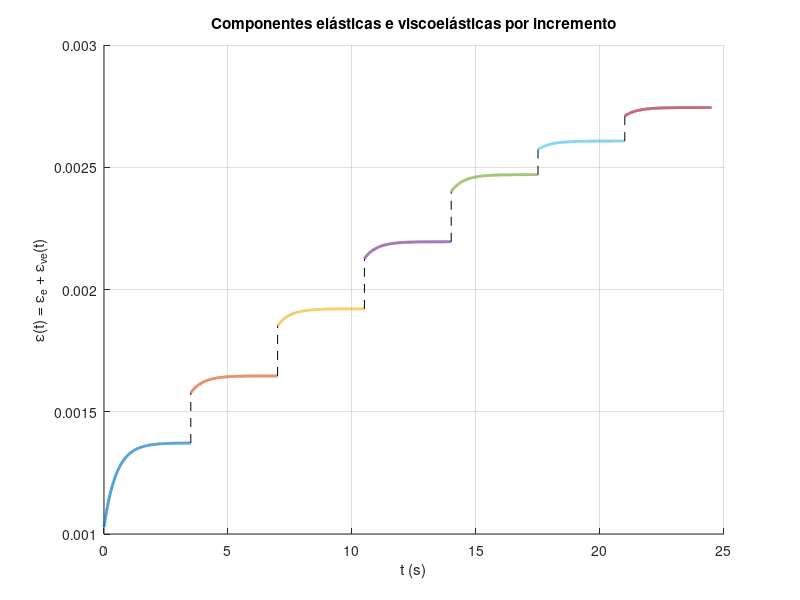

MATLAB code for this plot:
format long g
            % barra 1-2                  barra 1-3               barra 1-4
sigma11 = 0.137240584357110E+01; % 0.234344771402235E+01   0.306673404551072E+01  1 increment
sigma12 = 0.164688701220689E+01; % 0.281213725669289E+01   0.368008085443761E+01  2 increment
sigma13 = 0.192136818102344E+01; % 0.328082679967211E+01   0.429342766376844E+01        ... 
sigma14 = 0.219584934973766E+01; % 0.374951634247658E+01   0.490677447287058E+01        ...
sigma15 = 0.247033051845188E+01; % 0.421820588528105E+01   0.552012128197272E+01        ... 
sigma16 = 0.260757110280899E+01; % 0.445255065668328E+01   0.582679468652380E+01        ...
sigma17 = 0.274481168715415E+01; % 0.468689542806510E+01   0.613346809102144E+01  last increment
%sigma = [sigma11, sigma12,sigma 13, sigma 14, sigma 15, sigma 16, sigma17);
E = 2000; 
E0 = 2000;
E1 = 2000; 
eta = 2e-3; 
creps=E1/(E0+E1);
T = 3.5;

% solução analítica
eps_ve_fun1 = @(t) sigma11/E0 * (1 - creps * exp(-eta * E0 * creps * t));
eps_ve_fun2 = @(t) (sigma12-sigma11)/E0 * (1 - creps * exp(-eta * E0 * creps * t));
eps_ve_fun3 = @(t) (sigma13-sigma12)/E0 * (1 - creps * exp(-eta * E0 * creps * t));
eps_ve_fun4 = @(t) (sigma14-sigma13)/E0 * (1 - creps * exp(-eta * E0 * creps * t));
eps_ve_fun5 = @(t) (sigma15-sigma14)/E0 * (1 - creps * exp(-eta * E0 * creps * t));
eps_ve_fun6 = @(t) (sigma16-sigma15)/E0 * (1 - creps * exp(-eta * E0 * creps * t));
eps_ve_fun7 = @(t) (sigma17-sigma16)/E0 * (1 - creps * exp(-eta * E0 * creps * t));

% solução derivada da analítica
deps_ve_fun1 = @(t) sigma11 * eta * creps^2 .* exp(-eta * E0 * creps * t);
deps_ve_fun2 = @(t) (sigma12-sigma11) * eta * creps^2 .* exp(-eta * E0 * creps * t);
deps_ve_fun3 = @(t) (sigma13-sigma12) * eta * creps^2 .* exp(-eta * E0 * creps * t);
deps_ve_fun4 = @(t) (sigma14-sigma13) * eta * creps^2 .* exp(-eta * E0 * creps * t);
deps_ve_fun5 = @(t) (sigma15-sigma14) * eta * creps^2 .* exp(-eta * E0 * creps * t);
deps_ve_fun6 = @(t) (sigma16-sigma15) * eta * creps^2 .* exp(-eta * E0 * creps * t);
deps_ve_fun7 = @(t) (sigma17-sigma16) * eta * creps^2 .* exp(-eta * E0 * creps * t);

% componente elástica instantânea
eps_e11 = sigma11 / E;
eps_e12 = (sigma12-sigma11) / E;
eps_e13 = (sigma13-sigma12) / E;
eps_e14 = (sigma14-sigma13) / E;
eps_e15 = (sigma15-sigma14) / E;
eps_e16 = (sigma16-sigma15) / E;
eps_e17 = (sigma17-sigma16) / E;
eps = sigma12 / E;



% componente viscoelástica instantânea e apos ensaio
x11 = eps_ve_fun1(0);
x12 = eps_ve_fun1(T);

x21 = eps_ve_fun2(0) + x12;
x22 = eps_ve_fun2(T) + x12;

x31 = eps_ve_fun3(0) + x22; 
x32 = eps_ve_fun3(T) + x22;

x41 = eps_ve_fun4(0) + x32;
x42 = eps_ve_fun4(T) + x32;

x51 = eps_ve_fun5(0) + x42;
x52 = eps_ve_fun5(T) + x42;

x61 = eps_ve_fun6(0) + x52;
x62 = eps_ve_fun6(T) + x52;

x71 = eps_ve_fun7(0) + x62;
x72 = eps_ve_fun7(T) + x62;


I1 = integral(deps_ve_fun1, 0, T) ;
I2 = integral(deps_ve_fun2, 0, T) ;
I3 = integral(deps_ve_fun3, 0, T) ;
I4 = integral(deps_ve_fun4, 0, T) ;
I5 = integral(deps_ve_fun5, 0, T) ;
I6 = integral(deps_ve_fun6, 0, T) ;
I7 = integral(deps_ve_fun7, 0, T) ;

% Teste integral
eps11a = eps_e11 + eps_ve_fun1(0) + I1 ;
eps12a = eps_e12 + eps_ve_fun2(0) + I2 ;
eps13a = eps_e13 + eps_ve_fun3(0) + I3 ;
eps14a = eps_e14 + eps_ve_fun4(0) + I4 ;
eps15a = eps_e15 + eps_ve_fun5(0) + I5 ;
eps16a = eps_e16 + eps_ve_fun6(0) + I6 ;
eps17a = eps_e17 + eps_ve_fun7(0) + I7 ;

eps_eTotal_a = eps_e11 + eps_e12 + eps_e13 + eps_e14 + eps_e15 + eps_e16 + eps_e17;
epsTotal_a = eps11a + eps12a + eps13a + eps14a + eps15a + eps16a + eps17a;

% Teste derivada
eps11b = eps_e11 + eps_ve_fun1(T);
eps12b = eps_e12 + eps_ve_fun2(T);
eps13b = eps_e13 + eps_ve_fun3(T);
eps14b = eps_e14 + eps_ve_fun4(T);
eps15b = eps_e15 + eps_ve_fun5(T);
eps16b = eps_e16 + eps_ve_fun6(T);
eps17b = eps_e17 + eps_ve_fun7(T);

epsTotal_b = eps11b + eps12b + eps13b + eps14b + eps15b + eps16b + eps17b

eps2= x21 + eps_e11 + eps_e12


% --- Incremento 1 ---
t1 = linspace(0, T, 2000);
eps11b = @(t1) eps_e11 + eps_ve_fun1(t1);
eps11bF = eps_e11 + eps_ve_fun1(T);

% --- Incremento 2 ---
t2 = linspace(0, T, 2000);
eps12b = @(t2) eps11bF + eps_e12 + eps_ve_fun2(t2);
eps12bF = eps_e12 + eps_ve_fun2(T);

% --- Incremento 3 ---
t3 = linspace(0, T, 2000);
eps13b = @(t3) eps11bF + eps12bF + eps_e13 + eps_ve_fun3(t3);
eps13bF = eps_e13 + eps_ve_fun3(T);

% --- Incremento 4 ---
t4 = linspace(0, T, 2000);
eps14b = @(t4) eps11bF + eps12bF + eps13bF + eps_e14 + eps_ve_fun4(t4);
eps14bF = eps_e14 + eps_ve_fun4(T);

% --- Incremento 5 ---
t5 = linspace(0, T, 2000);
eps15b = @(t5) eps11bF + eps12bF + eps13bF + eps14bF + eps_e15 + eps_ve_fun5(t5);
eps15bF = eps_e15 + eps_ve_fun5(T);

% --- Incremento 6 ---
t6 = linspace(0, T, 2000);
eps16b = @(t6) eps11bF + eps12bF + eps13bF + eps14bF + eps15bF + eps_e16 + eps_ve_fun6(t6);
eps16bF = eps_e16 + eps_ve_fun6(T);

% --- Incremento 7 ---
t7 = linspace(0, T, 2000);
eps17b = @(t7) eps11bF + eps12bF + eps13bF + eps14bF + eps15bF + eps16bF + eps_e17 + eps_ve_fun7(t7);
eps17bF = eps_e17 + eps_ve_fun7(T);

% ------------------ PLOT ------------------
figure;
set(gcf, 'Color', 'w');   % <-- fundo branco da janela inteira
hold on; 
grid on;

plot(t1,            eps11b(t1), 'LineWidth', 2)
plot(t2 + T,        eps12b(t2), 'LineWidth', 2)
plot(t3 + 2*T,      eps13b(t3), 'LineWidth', 2)
plot(t4 + 3*T,      eps14b(t4), 'LineWidth', 2)
plot(t5 + 4*T,      eps15b(t5), 'LineWidth', 2)
plot(t6 + 5*T,      eps16b(t6), 'LineWidth', 2)
plot(t7 + 6*T,      eps17b(t7), 'LineWidth', 2)

% Conectar fim do incremento 1 com início do 2
plot([T, T], [eps11bF, eps12b(0)], '--k')

% Conectar fim do incremento 2 com início do 3
plot([2*T, 2*T], [eps12bF + eps11bF, eps13b(0)], '--k')

% Conectar fim do incremento 3 com início do 4
plot([3*T, 3*T], [eps13bF + eps12bF + eps11bF, eps14b(0)], '--k')

% Conectar fim do incremento 4 com início do 5
plot([4*T, 4*T], [eps14bF + eps13bF + eps12bF + eps11bF, eps15b(0)], '--k')

% Conectar fim do incremento 5 com início do 6
plot([5*T, 5*T], [eps15bF + eps14bF + eps13bF + eps12bF + eps11bF, eps16b(0)], '--k')

% Conectar fim do incremento 6 com início do 7
plot([6*T, 6*T], [eps16bF + eps15bF + eps14bF + eps13bF + eps12bF + eps11bF, eps17b(0)], '--k')


xlabel('t (s)')
ylabel('\epsilon(t) = \epsilon_{e} + \epsilon_{ve}(t)')
title('Componentes elásticas e viscoelásticas por incremento')
grid on



